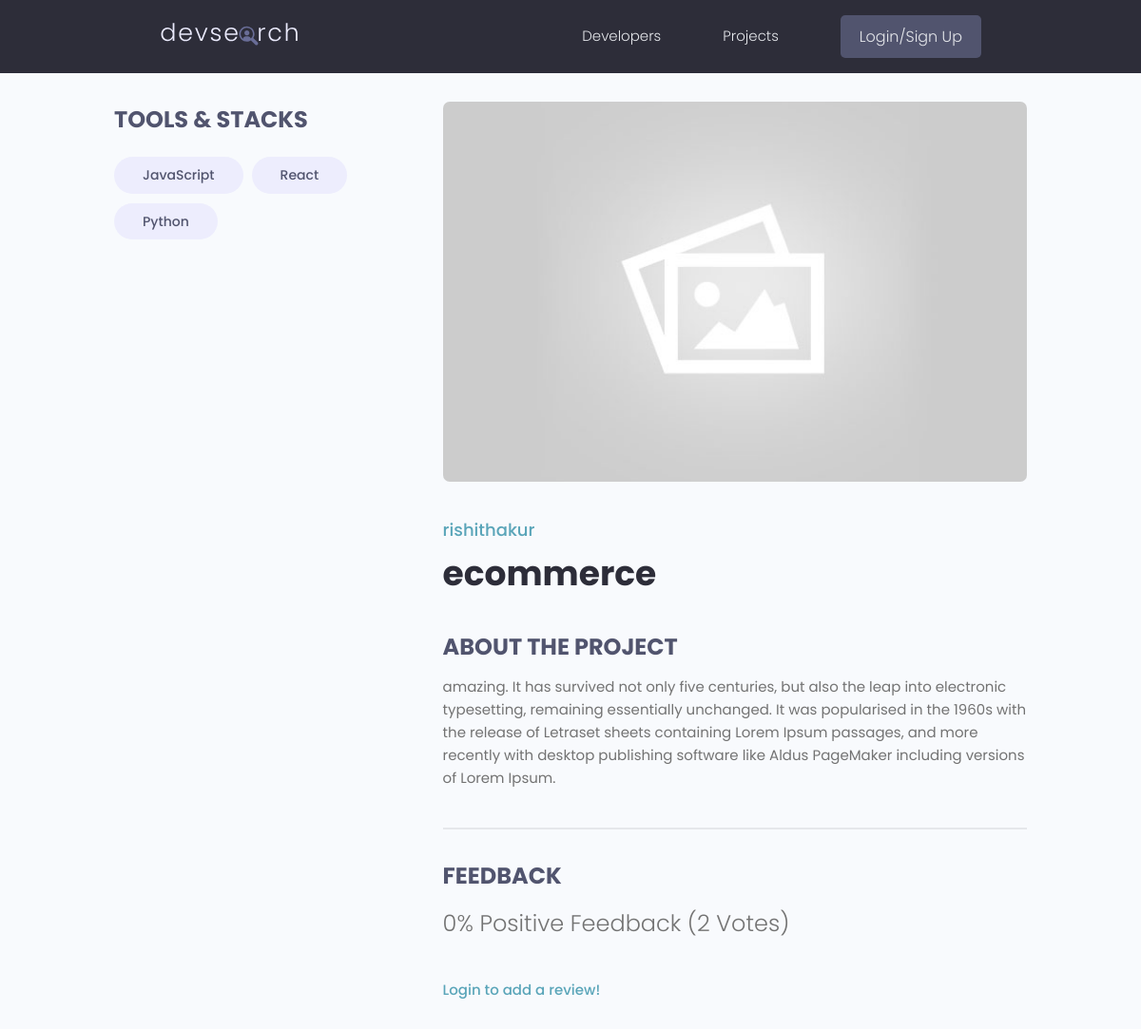
The page /projects/project/6d1e3447-7b54-413a-aeeb-9e08cf7d36dc/ on the database as committed earlier.
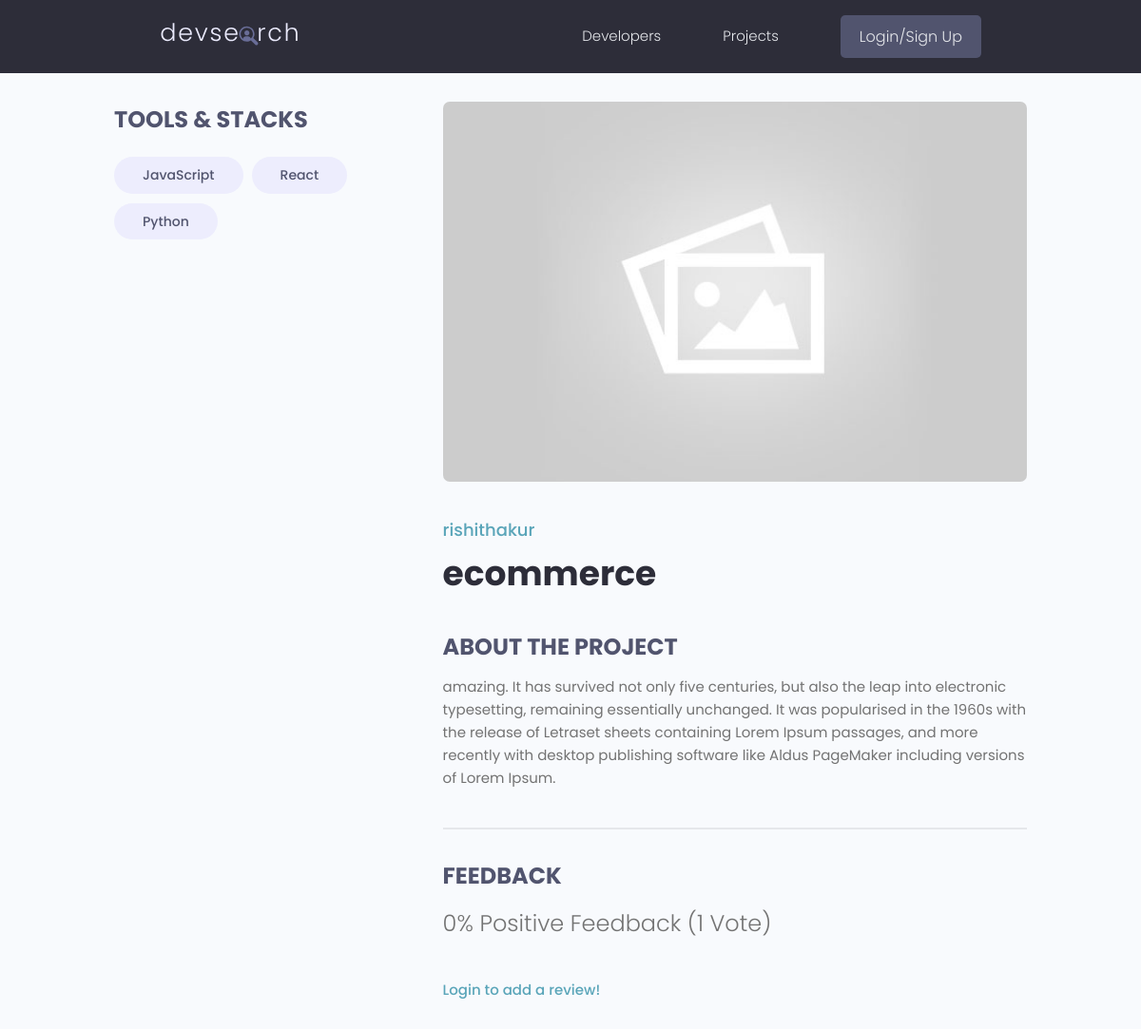
The same page on the database as committed later.
### projects/models.py (models this page shows, shortened)
class Project(models.Model):
    owner = models.ForeignKey(Profile, null=True, blank=True, on_delete=models.CASCADE)
    title = models.CharField(max_length=200)
    description = models.TextField(null=True, blank=True)
    featured_image = models.ImageField(null=True, blank=True, default="default.jpg")
    demo_link = models.CharField(max_length=2000, null=True, blank=True)
    source_link = models.CharField(max_length=2000,null=True, blank=True)
    tags = models.ManyToManyField('Tag', blank=True)
    vote_total = models.IntegerField(default=0, null=True, blank=True)
    vote_ratio = models.IntegerField(default=0, null=True, blank=True)
    created = models.DateTimeField(auto_now_add=True)
    id = models.UUIDField(default=uuid.uuid4, unique=True, primary_key=True, editable=False)
    class Meta:
        ordering = ['-vote_ratio', '-vote_total', 'title']
    @property
    def imageURL(self):
        try:
            url = self.featured_image.url
        except:
            url = ''
        return url
    @property
    def reviewers(self):
        queryset = self.review_set.all().values_list('owner__id', flat=True)
        return queryset

### users/models.py (models this page shows, shortened)
class Profile(models.Model):
    user = models.OneToOneField(User, on_delete=models.CASCADE, null=True, blank=True)
    name = models.CharField(max_length=200, blank=True, null=True)
    email = models.EmailField(max_length=500, blank=True, null=True)
    username = models.CharField(max_length=200, blank=True, null=True)
    location = models.CharField(max_length=200, blank=True, null=True)
    short_intro = models.CharField(max_length=200, blank=True, null=True)
    bio = models.TextField(blank=True, null=True)
    profile_image = models.ImageField(null=True, blank=True, upload_to='profiles/', default='profiles/user-default.png')
    social_github =  models.CharField(max_length=200, blank=True, null=True)
    social_linkedin=  models.CharField(max_length=200, blank=True, null=True)
    social_website =  models.CharField(max_length=200, blank=True, null=True)
    social_twitter =  models.CharField(max_length=200, blank=True, null=True)
    created = models.DateTimeField(auto_now_add=True)
    id = models.UUIDField(default=uuid.uuid4, unique=True, primary_key=True, editable=False)
    class Meta:
        ordering = ['created']

### projects/views.py (the view, shortened to what this page needs)
# urls.py: path('project/<str:pk>/', views.project, name="project"),
def project(request, pk):
    projectObj = Project.objects.get(id=pk)
    form = ReviewForm()
    return render(request, 'projects/single-project.html', {'project':projectObj, 'form': form})

### projects/models.py (called while the page is built)
    def __str__(self):
        return self.name

### projects/templates/projects/single-project.html (shortened to what this page needs)
{% extends 'main.html' %}
{% block content%}
<main class="singleProject my-md">
    <div class="container">
      <div class="layout">
        <div class="column column--1of3">
          <h3 class="singleProject__subtitle">Tools & Stacks</h3>
          <div class="singleProject__toolStack">
            {% for tag in project.tags.all %}
            <span class="tag tag--pill tag--sub tag--lg">
              <small>{{tag}}</small>
            </span>
            {% endfor %}
          </div>
        </div>
        <div class="column column--2of3">
          <img class="singleProject__preview" src="{{ project.imageURL }}" alt="portfolio thumbnail" />
          <a href="{% url 'user-profile' project.owner.id %}" class="singleProject__developer">{{project.owner.name}}</a>
          <h2 class="singleProject__title">{{project.title}}</h2>
          <h3 class="singleProject__subtitle">About the Project</h3>
          <div class="singleProject__info">
            {{project.description}}
          </div>
          <div class="comments">
            <h3 class="singleProject__subtitle">Feedback</h3>
            <h5 class="project--rating">
              {{project.vote_ratio}}% Positive Feedback ({{project.vote_total}} Vote{{project.vote_total|pluralize:"s"}})
            </h5>
            {% if request.user.profile.id in project.reviewers %}
              <p>You have already reviewed this project!</p>
            {% elif request.user.profile == project.owner %}
              <p>You cannot review your own project!</p>
            {% else %}
              <a href="{% url 'login' %}?next={{request.path}}">Login to add a review!</a>
            {% endif %}
          </div>
        </div>
      </div>
    </div>
</main>
{% endblock %}

Rows that differ between the two databases and show on the page:
changed Project "ecommerce": vote_total "2" → "1"
